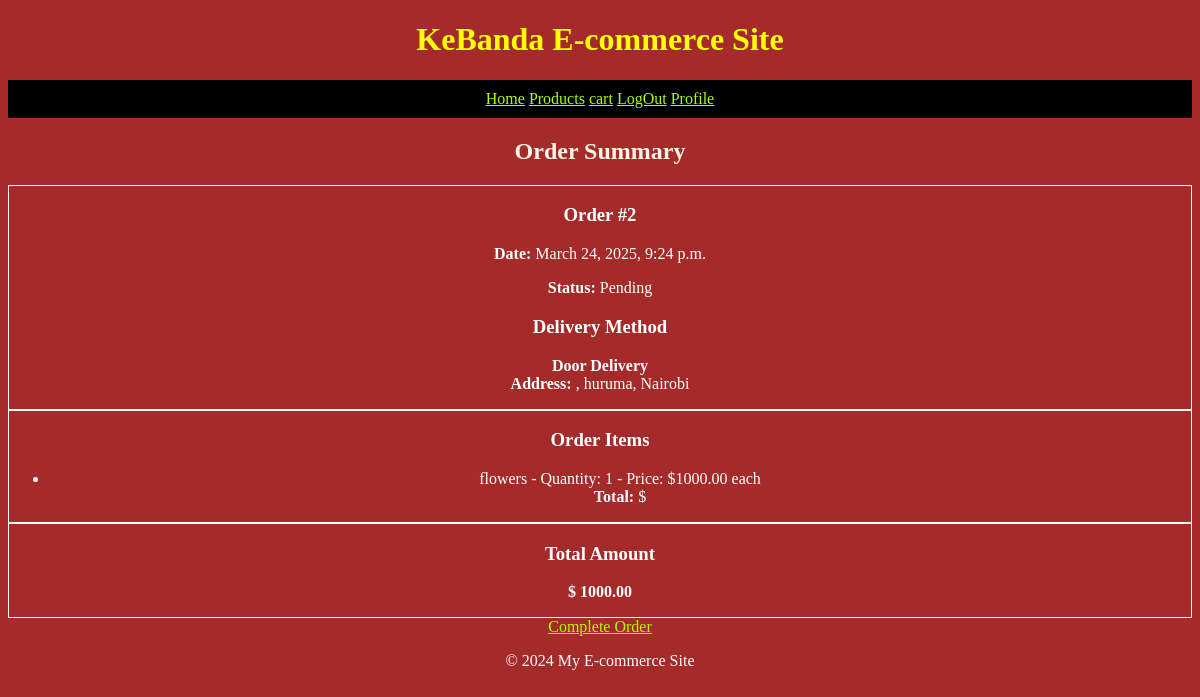
The page /orders/summary/2/ (signed in) on the database its author committed.
### orders/models.py (models this page shows, shortened)
class Order(models.Model):
    STATUS_CHOICES = (
        ('Pending', 'Pending'),
        ('Shipped', 'Shipped'),
        ('Delivered', 'Delivered'),
        ('Cancelled', 'Cancelled'),
    )
    DELIVERY_CHOICES = (
        ('door_delivery', 'Door Delivery'),
        ('pickup', 'Pickup Point'),
    )
    user = models.ForeignKey(User, on_delete=models.CASCADE, related_name='orders')
    address = models.ForeignKey(Address, on_delete=models.SET_NULL, null=True, blank=True, related_name='orders')
    pickup_point = models.ForeignKey(PickupPoint, on_delete=models.SET_NULL, null=True, blank=True, related_name='orders')
    total_amount = models.DecimalField(max_digits=10, decimal_places=2)
    status = models.CharField(max_length=10, choices=STATUS_CHOICES, default='Pending')
    delivery_method = models.CharField(max_length=20, choices=DELIVERY_CHOICES, default='door_delivery')
    created_at = models.DateTimeField(auto_now_add=True)

class OrderItem(models.Model):
    order = models.ForeignKey(Order, on_delete=models.CASCADE, related_name='items')
    product = models.ForeignKey(Product, on_delete=models.CASCADE)
    quantity = models.PositiveIntegerField()
    price = models.DecimalField(max_digits=10, decimal_places=2)

### users/models.py (models this page shows, shortened)
class Address(models.Model):
    user = models.ForeignKey(User, on_delete=models.CASCADE, related_name='addresses')
    street = models.CharField(max_length=255)
    county = models.CharField(max_length=100)
    town = models.CharField(max_length=100)
    is_default = models.BooleanField(default=False)

### products/models.py (models this page shows, shortened)
class Product(models.Model):
    name = models.CharField(max_length=255)
    slug = models.SlugField(max_length=255, unique=True)
    description = models.TextField()
    price = models.DecimalField(max_digits=10, decimal_places=2)
    stock = models.PositiveIntegerField()
    category = models.ForeignKey(Category, on_delete=models.CASCADE, related_name='products')
    created_at = models.DateTimeField(auto_now_add=True)
    updated_at = models.DateTimeField(auto_now=True)

### orders/views.py (the view)
# urls.py: path('summary/<int:order_id>/', views.order_summary, name='order_summary'),
def order_summary(request, order_id):
    order = get_object_or_404(Order, id=order_id, user=request.user)
    order_items = order.items.all()
    return render(request, 'orders/order_summary.html', {
        'order': order,
        'order_items': order_items,
    })

### orders/templates/orders/order_summary.html
{% extends "base.html" %}
{% block content %}
<h2>Order Summary</h2>
{% if order %}
<div>
    <h3>Order #{{ order.id }}</h3>
    <p><strong>Date:</strong> {{ order.created_at|date:"F j, Y, g:i a" }}</p>
    <p><strong>Status:</strong> {{ order.get_status_display }}</p>
    <h3>Delivery Method</h3>
    <p>
        {% if order.delivery_method == 'door_delivery' %}
            <strong>Door Delivery</strong>
            <br>
            <strong>Address:</strong>
            {{ order.address.address_line }}, {{ order.address.town }}, {{ order.address.county }}
        {% elif order.delivery_method == 'pickup' %}
            <strong>Pickup Point</strong>
            <br>
            <strong>Pickup Location:</strong>
            {{ order.pickup_point.name }}, {{ order.pickup_point.location }}
        {% endif %}
    </p>
</div>
 <div>
    <h3>Order Items</h3>
    <ul>
        {% for item in order.items.all %}
            <li>
                {{ item.product.name }} - Quantity: {{ item.quantity }} - Price: ${{ item.price }} each
                <br>
                <strong>Total:</strong> ${{ item.total_price }}
            </li>
        {% empty %}
            <li>No items found in this order.</li>
        {% endfor %}
    </ul>
 </div>
<div>
    <h3>Total Amount</h3>
    <p><strong>$ {{ order.total_amount }}</strong></p>
</div>
<a href="{% url 'orders:complete_order' order.id %}" class="btn btn-primary">Complete Order</a>
{% else %}
    <p>Order not found.</p>
{% endif %}
{% endblock %}

### templates/base.html (style rules this page uses)
body { background-color: brown; text-align: center; color: white; }
div { border: solid white 1px; }
a { color: rgb(170, 255, 0); }
h2 { color: oldlace; }

### rows shown on the page
Order: id "2", created_at "March 24, 2025, 9:24 p.m.", status "Pending", address.town "huruma", address.county "Nairobi", total_amount "1000.00"
OrderItem: product.name "flowers", quantity "1", price "1000.00"
